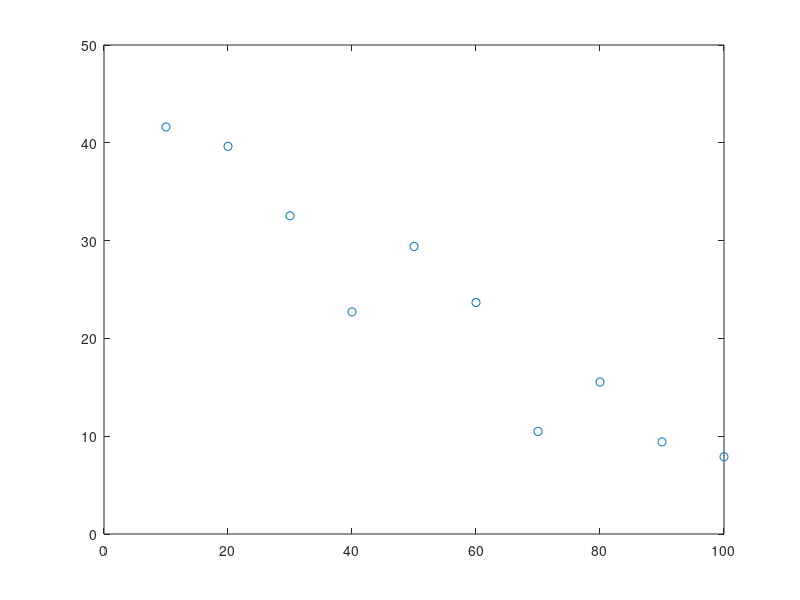

This chart was generated by the following MATLAB code: (Note: this script raises an error after producing the figure.)
%Nao podemos computar zeros na tabela
%O algoritmo depende de 1/y

x=[10; 
   20; 
   30; 
   40;
   50;
   60;
   70;
   80;
   90;
   100]

y=[41.62; 
   39.64; 
   32.54; 
   22.71;
   29.40;
   23.67;
   10.49;
   15.54;
   9.42;
   7.90]

plot (x,y,'o')

f1=@(x) x.^2 %. serve para fazer cada ponto do vetor elevado na 1
f2=@(x) x.^1
f3=@(x) x.^0

z=(1.0)./y

F=@(x) [f1(x) f2(x) f3(x)] %f no formato de linha

k=ufrgs_ajuste(x,z,F)

a=k(1)
b=k(2)
c=k(3)

y=@(x) (1.0)./(a*x^2+b*x+c)

hold on
fplot (y,[10 100])